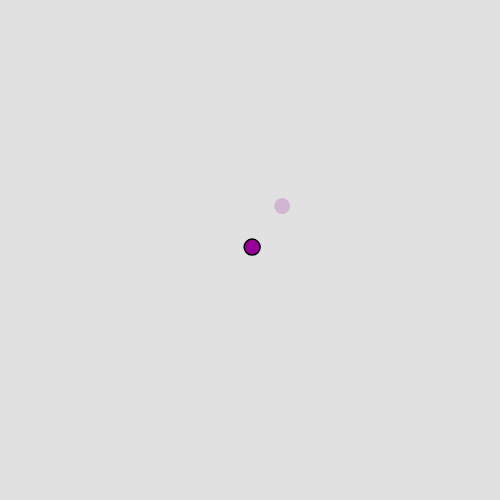
Frame 1 (no input)
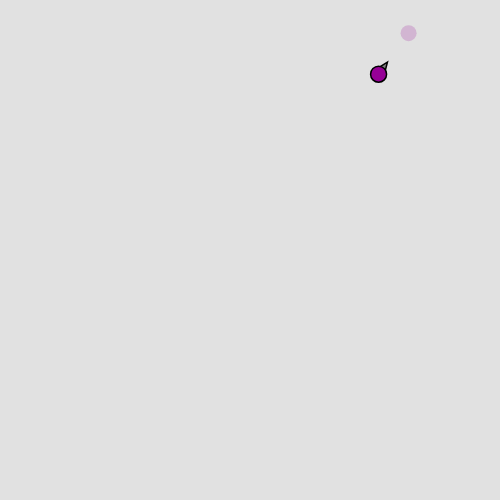
Frame 60 (no input)
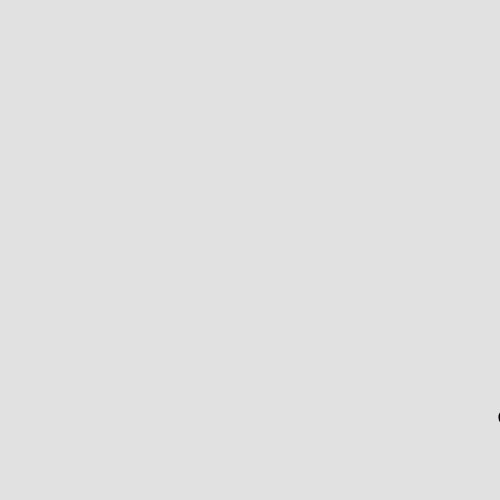
Frame 120 (the mouse pressed at the canvas centre since frame 60)

The p5.js sketch that drew these frames (run headless with seeded random() and noise() and a simulated clock; from frame 60 on, the mouse is pressed at the canvas centre):

// p5.js sketch
// ── sketch.js
// User Global Variables
let width = 500, height = 500;
let canvas; // Reference to p5 canvas object (see 'setup()')
let vehicle;
let target;


// User-Defined Classes
class Vehicle {
  constructor(x=0, y=0, side=4, arrival_radius=100) {
    this.position = createVector(x, y);
    this.velocity = createVector(0, 0); // Starts with no velocity/acceleration
    this.acceleration = createVector(0, 0);
    this.side = side; // Triangle parameter
    this.arrival_radius = arrival_radius; // Radius for deceleration (Arrive Behavior)
    this.maxspeed = 8; // Max 'this.velocity' magnitude
    this.maxforce = 0.2; // Max 'apply_force()' value
  }
  // Methods
  seek(target) { // Seeks target's current position (with Arrive Behavior)
                 // Arrive Behavior: 'vehicle' slows down as it approaches 'target'
    let force = p5.Vector.sub(target.position, this.position); // Direction vector (points to target)
    let distance = force.mag(); // Current 'force' magnitude
    
    if (distance < this.arrival_radius) { // Arrive Behavior influence zone
      let magnitude = map(distance, 0, this.arrival_radius, 0, this.maxspeed); // Maps 0:this.arrival_radius -> 0:this.maxspeed (when within radius)
      force.setMag(magnitude); // Slower velocity
    } else {
      force.setMag(this.maxspeed); // Max velocity
    }
    
    force.sub(this.velocity); // Force vector (the force needed, with current velocity, to steer into target)
    force.limit(this.maxforce); // Limits magnitude
    return force;
  }
  pursue(target, factor=15, has_show=true) { // Pursues 'future's predicted position (through 'seek()')
    let future = new Vehicle(); // Instantiating 'Vehicle'
    future.position = target.position.copy(); // Current target position
    future.velocity = target.velocity.copy(); // Current target velocity
    future.velocity.mult(factor); // Scales 'prediction' by 'factor' ()
    future.position.add(future.velocity); // Updates target's position
  
    if (has_show) { // Draws 'pred_position' (as an object)
      fill(150, 0, 150, 50); // Purple with alpha
      noStroke();
      circle(future.position.x, future.position.y, target.radius*2); // Draws 'future'
    }
    return this.seek(future);
  }
  flee(target) { // Flees target's current position (through 'seek()')
    return this.seek(target).mult(-1); // '-1': inverts direction
  }
  evade(target) { // Evades target's predicted position (through 'pursue()')
    return this.pursue(target).mult(-1); // '-1': inverts direction
  }
  update() {
    this.velocity.add(this.acceleration); // Updates velocity
    this.velocity.limit(this.maxspeed); // Limits velocity
    this.position.add(this.velocity); // Updates position
    this.acceleration.mult(0); // Reset acceleration
  }
  apply_force(force) { // Receives a force (mass is not considered in this example)
    this.acceleration.add(force);
  }
  show() { // Renaming from 'display' to 'show'
    let angle = this.velocity.heading(); // 'heading()': calculates angle of 2D vector with the positive x-axis (angles increase clockwise)
    fill(127);
    stroke(0);
    strokeWeight(1.5);
    push(); // New style start
    translate(this.position.x, this.position.y);
    rotate(angle);
    triangle(this.side*2, 0, -this.side/2, -this.side, -this.side/2, this.side);
    pop(); // New style end
  }
}

class Target {
  constructor(radius=8) {
    this.position = createVector(width/2, height/2);
    this.velocity = createVector(random(-5,5), random(-5,5)); // Starts with no velocity/acceleration
    this.radius = radius; // Triangle
  }
  // Methods
  update() {
    this.position.add(this.velocity); // Updates position
  }
  check_bounds() { // Replaces 'target' position when out of bounds
    if (this.position.x > width + this.radius) { // Towards right edge
      this.position.x = -this.radius; // Teleports to left side
    } else if (this.position.x < -this.radius) { // Towards left edge
      this.position.x = width + this.radius; // Teleports to right side
    }
    if (this.position.y > height + this.radius) { // Towards bottom edge
      this.position.y = -this.radius; // Teleports to top side
    } else if (this.position.y < -this.radius) { // Towards top edge
      this.position.y = height + this.radius; // Teleports to bottom side
    }
  }
  show() { // Renaming from 'display' to 'show'
    fill(150, 0, 150);
    stroke(0);
    strokeWeight(1.5);
    circle(this.position.x, this.position.y, this.radius*2);
  }
}

    
// User-Defined Functions


// p5 Main
function setup() {
  canvas = createCanvas(width, height); // Canvas reference
  
  vehicle = new Vehicle(width/2, height/2); // Instantiating 'Vehicle'
  target = new Target(); // Instantiating 'Target'
}

function draw() {
  // Main
  background(225); // Grayscale white
  
  let steer_force = vehicle.pursue(target); // Calculates seek force and applies it according to goal (Available: 'seek', 'pursue', 'evade', 'flee')
  vehicle.apply_force(steer_force);
  
  target.check_bounds(); // Checks if 'target' is out of bounds

  vehicle.update(); // Updates position/velocity/acceleration
  target.update(); // Gets 'mouseX'/'mouseY'
  
  vehicle.show(); // Draws vehicle
  target.show(); // Draws target
}
